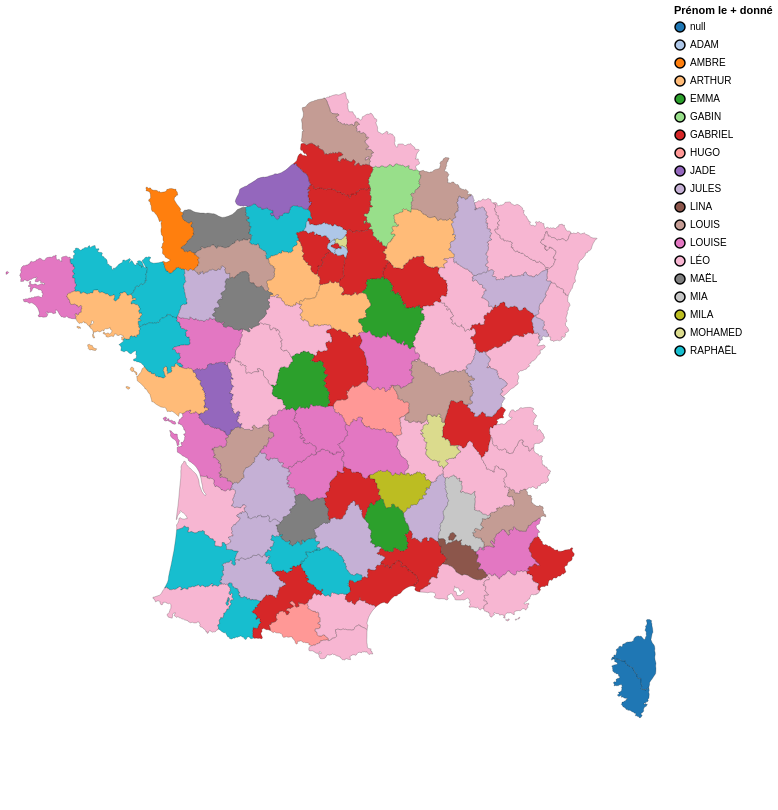

Notebook code for this chart:
### Code cell
chart

### Figure 1 — Vega specification as saved in the notebook (floating-point values rounded to 4 significant figures; data arrays with more than 128 entries replaced by an {"elided": "..."} marker saying what was removed)
{"$schema": "https://vega.github.io/schema/vega/v5.json", "data": [{"name": "data-e33c26d660002ed2a58f721ad97367f9", "format": {"type": "json", "property": "features"}, "values": {"type": "FeatureCollection", "features": [{"type": "Feature", "geometry": {"type": "Polygon", "coordinates": {"elided": "1x138x2 float values"}}, "properties": {"code": "01", "nom": "Ain"}}, {"type": "Feature", "geometry": {"type": "Polygon", "coordinates": {"elided": "1x185x2 float values"}}, "properties": {"code": "02", "nom": "Aisne"}}, {"type": "Feature", "geometry": {"type": "Polygon", "coordinates": {"elided": "1x166x2 float values"}}, "properties": {"code": "03", "nom": "Allier"}}, {"type": "Feature", "geometry": {"type": "Polygon", "coordinates": {"elided": "1x183x2 float values"}}, "properties": {"code": "04", "nom": "Alpes-de-Haute-Provence"}}, {"type": "Feature", "geometry": {"type": "Polygon", "coordinates": {"elided": "1x184x2 float values"}}, "properties": {"code": "05", "nom": "Hautes-Alpes"}}, {"type": "Feature", "geometry": {"type": "Polygon", "coordinates": {"elided": "1x132x2 float values"}}, "properties": {"code": "06", "nom": "Alpes-Maritimes"}}, {"type": "Feature", "geometry": {"type": "Polygon", "coordinates": {"elided": "1x138x2 float values"}}, "properties": {"code": "07", "nom": "Ardèche"}}, {"type": "Feature", "geometry": {"type": "Polygon", "coordinates": {"elided": "1x135x2 float values"}}, "properties": {"code": "08", "nom": "Ardennes"}}, {"type": "Feature", "geometry": {"type": "Polygon", "coordinates": {"elided": "1x149x2 float values"}}, "properties": {"code": "09", "nom": "Ariège"}}, {"type": "Feature", "geometry": {"type": "Polygon", "coordinates": {"elided": "1x142x2 float values"}}, "properties": {"code": "10", "nom": "Aube"}}, {"type": "Feature", "geometry": {"type": "Polygon", "coordinates": {"elided": "1x145x2 float values"}}, "properties": {"code": "11", "nom": "Aude"}}, {"type": "Feature", "geometry": {"type": "Polygon", "coordinates": {"elided": "1x189x2 float values"}}, "properties": {"code": "12", "nom": "Aveyron"}}, {"type": "Feature", "geometry": {"type": "Polygon", "coordinates": {"elided": "2 rows, 298 float values in total"}}, "properties": {"code": "13", "nom": "Bouches-du-Rhône"}}, {"type": "Feature", "geometry": {"type": "Polygon", "coordinates": {"elided": "1x128x2 float values"}}, "properties": {"code": "14", "nom": "Calvados"}}, {"type": "Feature", "geometry": {"type": "Polygon", "coordinates": {"elided": "1x160x2 float values"}}, "properties": {"code": "15", "nom": "Cantal"}}, {"type": "Feature", "geometry": {"type": "Polygon", "coordinates": {"elided": "1x146x2 float values"}}, "properties": {"code": "16", "nom": "Charente"}}, {"type": "Feature", "geometry": {"type": "MultiPolygon", "coordinates": {"elided": "3 rows, 438 float values in total"}}, "properties": {"code": "17", "nom": "Charente-Maritime"}}, {"type": "Feature", "geometry": {"type": "Polygon", "coordinates": {"elided": "1x156x2 float values"}}, "properties": {"code": "18", "nom": "Cher"}}, {"type": "Feature", "geometry": {"type": "Polygon", "coordinates": {"elided": "1x148x2 float values"}}, "properties": {"code": "19", "nom": "Corrèze"}}, {"type": "Feature", "geometry": {"type": "MultiPolygon", "coordinates": {"elided": "2 rows, 344 float values in total"}}, "properties": {"code": "21", "nom": "Côte-d'Or"}}, {"type": "Feature", "geometry": {"type": "Polygon", "coordinates": {"elided": "1x172x2 float values"}}, "properties": {"code": "22", "nom": "Côtes-d'Armor"}}, {"type": "Feature", "geometry": {"type": "Polygon", "coordinates": {"elided": "1x129x2 float values"}}, "properties": {"code": "23", "nom": "Creuse"}}, {"type": "Feature", "geometry": {"type": "Polygon", "coordinates": {"elided": "1x179x2 float values"}}, "properties": {"code": "24", "nom": "Dordogne"}}, {"type": "Feature", "geometry": {"type": "Polygon", "coordinates": {"elided": "1x144x2 float values"}}, "properties": {"code": "25", "nom": "Doubs"}}, {"type": "Feature", "geometry": {"type": "Polygon", "coordinates": {"elided": "2 rows, 380 float values in total"}}, "properties": {"code": "26", "nom": "Drôme"}}, {"type": "Feature", "geometry": {"type": "Polygon", "coordinates": {"elided": "1x150x2 float values"}}, "properties": {"code": "27", "nom": "Eure"}}, {"type": "Feature", "geometry": {"type": "Polygon", "coordinates": {"elided": "1x145x2 float values"}}, "properties": {"code": "28", "nom": "Eure-et-Loir"}}, {"type": "Feature", "geometry": {"type": "MultiPolygon", "coordinates": {"elided": "2 rows, 450 float values in total"}}, "properties": {"code": "29", "nom": "Finistère"}}, {"type": "Feature", "geometry": {"type": "Polygon", "coordinates": {"elided": "1x152x2 float values"}}, "properties": {"code": "2A", "nom": "Corse-du-Sud"}}, {"type": "Feature", "geometry": {"type": "Polygon", "coordinates": {"elided": "1x115x2 float values"}}, "properties": {"code": "2B", "nom": "Haute-Corse"}}, {"type": "Feature", "geometry": {"type": "Polygon", "coordinates": {"elided": "1x182x2 float values"}}, "properties": {"code": "30", "nom": "Gard"}}, {"type": "Feature", "geometry": {"type": "Polygon", "coordinates": {"elided": "1x244x2 float values"}}, "properties": {"code": "31", "nom": "Haute-Garonne"}}, {"type": "Feature", "geometry": {"type": "Polygon", "coordinates": {"elided": "1x160x2 float values"}}, "properties": {"code": "32", "nom": "Gers"}}, {"type": "Feature", "geometry": {"type": "Polygon", "coordinates": {"elided": "1x178x2 float values"}}, "properties": {"code": "33", "nom": "Gironde"}}, {"type": "Feature", "geometry": {"type": "Polygon", "coordinates": {"elided": "1x136x2 float values"}}, "properties": {"code": "34", "nom": "Hérault"}}, {"type": "Feature", "geometry": {"type": "MultiPolygon", "coordinates": {"elided": "2 rows, 346 float values in total"}}, "properties": {"code": "35", "nom": "Ille-et-Vilaine"}}, {"type": "Feature", "geometry": {"type": "Polygon", "coordinates": {"elided": "1x143x2 float values"}}, "properties": {"code": "36", "nom": "Indre"}}, {"type": "Feature", "geometry": {"type": "Polygon", "coordinates": {"elided": "1x144x2 float values"}}, "properties": {"code": "37", "nom": "Indre-et-Loire"}}, {"type": "Feature", "geometry": {"type": "Polygon", "coordinates": {"elided": "1x187x2 float values"}}, "properties": {"code": "38", "nom": "Isère"}}, {"type": "Feature", "geometry": {"type": "Polygon", "coordinates": {"elided": "1x144x2 float values"}}, "properties": {"code": "39", "nom": "Jura"}}, {"type": "Feature", "geometry": {"type": "Polygon", "coordinates": {"elided": "1x135x2 float values"}}, "properties": {"code": "40", "nom": "Landes"}}, {"type": "Feature", "geometry": {"type": "Polygon", "coordinates": {"elided": "1x171x2 float values"}}, "properties": {"code": "41", "nom": "Loir-et-Cher"}}, {"type": "Feature", "geometry": {"type": "Polygon", "coordinates": {"elided": "1x156x2 float values"}}, "properties": {"code": "42", "nom": "Loire"}}, {"type": "Feature", "geometry": {"type": "Polygon", "coordinates": {"elided": "1x134x2 float values"}}, "properties": {"code": "43", "nom": "Haute-Loire"}}, {"type": "Feature", "geometry": {"type": "Polygon", "coordinates": {"elided": "1x180x2 float values"}}, "properties": {"code": "44", "nom": "Loire-Atlantique"}}, {"type": "Feature", "geometry": {"type": "Polygon", "coordinates": {"elided": "1x160x2 float values"}}, "properties": {"code": "45", "nom": "Loiret"}}, {"type": "Feature", "geometry": {"type": "Polygon", "coordinates": {"elided": "1x133x2 float values"}}, "properties": {"code": "46", "nom": "Lot"}}, {"type": "Feature", "geometry": {"type": "Polygon", "coordinates": {"elided": "1x147x2 float values"}}, "properties": {"code": "47", "nom": "Lot-et-Garonne"}}, {"type": "Feature", "geometry": {"type": "Polygon", "coordinates": {"elided": "1x119x2 float values"}}, "properties": {"code": "48", "nom": "Lozère"}}, {"type": "Feature", "geometry": {"type": "Polygon", "coordinates": {"elided": "1x173x2 float values"}}, "properties": {"code": "49", "nom": "Maine-et-Loire"}}, {"type": "Feature", "geometry": {"type": "Polygon", "coordinates": {"elided": "1x161x2 float values"}}, "properties": {"code": "50", "nom": "Manche"}}, {"type": "Feature", "geometry": {"type": "Polygon", "coordinates": {"elided": "1x178x2 float values"}}, "properties": {"code": "51", "nom": "Marne"}}, {"type": "Feature", "geometry": {"type": "Polygon", "coordinates": {"elided": "1x158x2 float values"}}, "properties": {"code": "52", "nom": "Haute-Marne"}}, {"type": "Feature", "geometry": {"type": "Polygon", "coordinates": {"elided": "1x135x2 float values"}}, "properties": {"code": "53", "nom": "Mayenne"}}, {"type": "Feature", "geometry": {"type": "Polygon", "coordinates": {"elided": "1x202x2 float values"}}, "properties": {"code": "54", "nom": "Meurthe-et-Moselle"}}, {"type": "Feature", "geometry": {"type": "Polygon", "coordinates": {"elided": "1x152x2 float values"}}, "properties": {"code": "55", "nom": "Meuse"}}, {"type": "Feature", "geometry": {"type": "MultiPolygon", "coordinates": {"elided": "3 rows, 474 float values in total"}}, "properties": {"code": "56", "nom": "Morbihan"}}, {"type": "Feature", "geometry": {"type": "Polygon", "coordinates": {"elided": "1x202x2 float values"}}, "properties": {"code": "57", "nom": "Moselle"}}, {"type": "Feature", "geometry": {"type": "Polygon", "coordinates": {"elided": "1x143x2 float values"}}, "properties": {"code": "58", "nom": "Nièvre"}}, {"type": "Feature", "geometry": {"type": "MultiPolygon", "coordinates": {"elided": "2 rows, 400 float values in total"}}, "properties": {"code": "59", "nom": "Nord"}}, {"type": "Feature", "geometry": {"type": "Polygon", "coordinates": {"elided": "1x162x2 float values"}}, "properties": {"code": "60", "nom": "Oise"}}, {"type": "Feature", "geometry": {"type": "Polygon", "coordinates": {"elided": "1x163x2 float values"}}, "properties": {"code": "61", "nom": "Orne"}}, {"type": "Feature", "geometry": {"type": "Polygon", "coordinates": {"elided": "2 rows, 332 float values in total"}}, "properties": {"code": "62", "nom": "Pas-de-Calais"}}, {"type": "Feature", "geometry": {"type": "Polygon", "coordinates": {"elided": "1x152x2 float values"}}, "properties": {"code": "63", "nom": "Puy-de-Dôme"}}, {"type": "Feature", "geometry": {"type": "Polygon", "coordinates": {"elided": "3 rows, 370 float values in total"}}, "properties": {"code": "64", "nom": "Pyrénées-Atlantiques"}}, {"type": "Feature", "geometry": {"type": "MultiPolygon", "coordinates": {"elided": "3 rows, 314 float values in total"}}, "properties": {"code": "65", "nom": "Hautes-Pyrénées"}}, {"type": "Feature", "geometry": {"type": "Polygon", "coordinates": {"elided": "2 rows, 246 float values in total"}}, "properties": {"code": "66", "nom": "Pyrénées-Orientales"}}, {"type": "Feature", "geometry": {"type": "Polygon", "coordinates": {"elided": "1x136x2 float values"}}, "properties": {"code": "67", "nom": "Bas-Rhin"}}, {"type": "Feature", "geometry": {"type": "Polygon", "coordinates": {"elided": "1x87x2 float values"}}, "properties": {"code": "68", "nom": "Haut-Rhin"}}, {"type": "Feature", "geometry": {"type": "Polygon", "coordinates": {"elided": "1x123x2 float values"}}, "properties": {"code": "69", "nom": "Rhône"}}, {"type": "Feature", "geometry": {"type": "Polygon", "coordinates": {"elided": "1x137x2 float values"}}, "properties": {"code": "70", "nom": "Haute-Saône"}}, {"type": "Feature", "geometry": {"type": "Polygon", "coordinates": {"elided": "1x200x2 float values"}}, "properties": {"code": "71", "nom": "Saône-et-Loire"}}, {"type": "Feature", "geometry": {"type": "Polygon", "coordinates": {"elided": "1x137x2 float values"}}, "properties": {"code": "72", "nom": "Sarthe"}}, {"type": "Feature", "geometry": {"type": "Polygon", "coordinates": {"elided": "1x162x2 float values"}}, "properties": {"code": "73", "nom": "Savoie"}}, {"type": "Feature", "geometry": {"type": "Polygon", "coordinates": {"elided": "1x122x2 float values"}}, "properties": {"code": "74", "nom": "Haute-Savoie"}}, {"type": "Feature", "geometry": {"type": "Polygon", "coordinates": [[[2.416, 48.85], [2.462, 48.84], [2.463, 48.82], [2.438, 48.82], [2.401, 48.83], [2.364, 48.82], [2.332, 48.82], [2.279, 48.83], [2.224, 48.85], [2.232, 48.87], [2.258, 48.88], [2.277, 48.88], [2.32, 48.9], [2.385, 48.9], [2.414, 48.87], [2.416, 48.85]]]}, "properties": {"code": "75", "nom": "Paris"}}, {"type": "Feature", "geometry": {"type": "Polygon", "coordinates": {"elided": "1x126x2 float values"}}, "properties": {"code": "76", "nom": "Seine-Maritime"}}, {"type": "Feature", "geometry": {"type": "Polygon", "coordinates": {"elided": "1x142x2 float values"}}, "properties": {"code": "77", "nom": "Seine-et-Marne"}}, {"type": "Feature", "geometry": {"type": "Polygon", "coordinates": {"elided": "1x95x2 float values"}}, "properties": {"code": "78", "nom": "Yvelines"}}, {"type": "Feature", "geometry": {"type": "Polygon", "coordinates": {"elided": "1x166x2 float values"}}, "properties": {"code": "79", "nom": "Deux-Sèvres"}}, {"type": "Feature", "geometry": {"type": "Polygon", "coordinates": {"elided": "1x152x2 float values"}}, "properties": {"code": "80", "nom": "Somme"}}, {"type": "Feature", "geometry": {"type": "Polygon", "coordinates": {"elided": "1x147x2 float values"}}, "properties": {"code": "81", "nom": "Tarn"}}, {"type": "Feature", "geometry": {"type": "Polygon", "coordinates": {"elided": "1x163x2 float values"}}, "properties": {"code": "82", "nom": "Tarn-et-Garonne"}}, {"type": "Feature", "geometry": {"type": "MultiPolygon", "coordinates": {"elided": "4 rows, 334 float values in total"}}, "properties": {"code": "83", "nom": "Var"}}, {"type": "Feature", "geometry": {"type": "MultiPolygon", "coordinates": {"elided": "2 rows, 232 float values in total"}}, "properties": {"code": "84", "nom": "Vaucluse"}}, {"type": "Feature", "geometry": {"type": "MultiPolygon", "coordinates": {"elided": "3 rows, 340 float values in total"}}, "properties": {"code": "85", "nom": "Vendée"}}, {"type": "Feature", "geometry": {"type": "Polygon", "coordinates": {"elided": "1x165x2 float values"}}, "properties": {"code": "86", "nom": "Vienne"}}, {"type": "Feature", "geometry": {"type": "Polygon", "coordinates": {"elided": "1x159x2 float values"}}, "properties": {"code": "87", "nom": "Haute-Vienne"}}, {"type": "Feature", "geometry": {"type": "Polygon", "coordinates": {"elided": "1x148x2 float values"}}, "properties": {"code": "88", "nom": "Vosges"}}, {"type": "Feature", "geometry": {"type": "Polygon", "coordinates": {"elided": "1x176x2 float values"}}, "properties": {"code": "89", "nom": "Yonne"}}, {"type": "Feature", "geometry": {"type": "Polygon", "coordinates": [[[6.824, 47.81], [6.846, 47.82], [6.848, 47.8], [6.862, 47.79], [6.924, 47.77], [6.94, 47.77], [6.971, 47.75], [7.012, 47.74], [7.037, 47.72], [7.026, 47.7], [7.046, 47.67], [7.019, 47.65], [7.005, 47.62], [7.025, 47.59], [7.065, 47.6], [7.086, 47.59], [7.106, 47.55], [7.136, 47.54], [7.13, 47.5], [7.111, 47.49], [7.067, 47.49], [7.024, 47.5], [6.986, 47.49], [6.999, 47.45], [6.97, 47.45], [6.941, 47.43], [6.932, 47.46], [6.917, 47.47], [6.908, 47.49], [6.931, 47.5], [6.946, 47.51], [6.91, 47.53], [6.906, 47.55], [6.883, 47.56], [6.861, 47.55], [6.817, 47.55], [6.807, 47.56], [6.805, 47.58], [6.78, 47.63], [6.801, 47.64], [6.776, 47.67], [6.782, 47.69], [6.773, 47.71], [6.757, 47.72], [6.758, 47.75], [6.786, 47.78], [6.811, 47.8], [6.824, 47.81]]]}, "properties": {"code": "90", "nom": "Territoire de Belfort"}}, {"type": "Feature", "geometry": {"type": "Polygon", "coordinates": {"elided": "1x76x2 float values"}}, "properties": {"code": "91", "nom": "Essonne"}}, {"type": "Feature", "geometry": {"type": "Polygon", "coordinates": [[[2.291, 48.95], [2.327, 48.95], [2.336, 48.93], [2.32, 48.92], [2.32, 48.9], [2.277, 48.88], [2.258, 48.88], [2.232, 48.87], [2.224, 48.85], [2.279, 48.83], [2.332, 48.82], [2.319, 48.79], [2.326, 48.78], [2.309, 48.76], [2.321, 48.75], [2.314, 48.73], [2.265, 48.76], [2.233, 48.77], [2.227, 48.78], [2.203, 48.8], [2.183, 48.8], [2.177, 48.81], [2.152, 48.82], [2.146, 48.84], [2.153, 48.87], [2.168, 48.9], [2.201, 48.91], [2.269, 48.95], [2.291, 48.95]]]}, "properties": {"code": "92", "nom": "Hauts-de-Seine"}}, {"type": "Feature", "geometry": {"type": "Polygon", "coordinates": [[[2.553, 49.01], [2.58, 48.99], [2.572, 48.97], [2.589, 48.95], [2.592, 48.93], [2.587, 48.89], [2.568, 48.87], [2.593, 48.83], [2.592, 48.81], [2.534, 48.85], [2.482, 48.86], [2.416, 48.85], [2.414, 48.87], [2.385, 48.9], [2.32, 48.9], [2.32, 48.92], [2.336, 48.93], [2.327, 48.95], [2.291, 48.95], [2.299, 48.97], [2.333, 48.96], [2.344, 48.97], [2.385, 48.97], [2.407, 48.96], [2.459, 48.96], [2.467, 48.96], [2.515, 48.98], [2.532, 49.01], [2.553, 49.01]]]}, "properties": {"code": "93", "nom": "Seine-Saint-Denis"}}, {"type": "Feature", "geometry": {"type": "Polygon", "coordinates": [[[2.332, 48.82], [2.364, 48.82], [2.401, 48.83], [2.438, 48.82], [2.463, 48.82], [2.462, 48.84], [2.416, 48.85], [2.482, 48.86], [2.534, 48.85], [2.592, 48.81], [2.607, 48.77], [2.585, 48.74], [2.585, 48.73], [2.569, 48.71], [2.572, 48.69], [2.554, 48.69], [2.531, 48.7], [2.516, 48.73], [2.504, 48.74], [2.455, 48.72], [2.414, 48.72], [2.371, 48.72], [2.355, 48.74], [2.321, 48.75], [2.309, 48.76], [2.326, 48.78], [2.319, 48.79], [2.332, 48.82]]]}, "properties": {"code": "94", "nom": "Val-de-Marne"}}, {"type": "Feature", "geometry": {"type": "Polygon", "coordinates": {"elided": "1x73x2 float values"}}, "properties": {"code": "95", "nom": "Val-d'Oise"}}]}}, {"name": "source_0", "values": {"elided": "11640 records"}}, {"name": "data_0", "source": "data-e33c26d660002ed2a58f721ad97367f9", "transform": [{"type": "lookup", "from": "source_0", "fields": ["properties.code"], "values": ["annais", "dpt", "top1_name", "top2_name", "top3_name", "top4_name", "top5_name", "top1_pct", "top2_pct", "top3_pct", "top4_pct", "top5_pct"], "key": "dpt"}, {"type": "filter", "expr": "!!year"}]}, {"name": "data_0_color_domain_top1_name", "source": "data_0", "transform": [{"type": "aggregate", "groupby": ["top1_name"], "fields": [], "ops": [], "as": []}, {"type": "formula", "expr": "datum['top1_name']", "as": "sort_field"}, {"type": "project", "fields": ["top1_name"]}]}], "signals": [{"name": "year", "value": 2020, "bind": {"input": "range", "max": 2020, "min": 1900, "name": "Année", "step": 1}}], "marks": [{"type": "shape", "name": "marks", "from": {"data": "data_0"}, "encode": {"update": {"stroke": {"value": "black"}, "strokeWidth": {"value": 0.2}, "fill": {"field": "top1_name", "scale": "color"}, "tooltip": {"signal": "{\"1er prénom\": isValid(datum[\"top1_name\"]) ? datum[\"top1_name\"] : \"\"+datum[\"top1_name\"], \"%\": format(datum[\"top1_pct\"], \"\"), \"2ᵉ prénom\": isValid(datum[\"top2_name\"]) ? datum[\"top2_name\"] : \"\"+datum[\"top2_name\"], \"3ᵉ prénom\": isValid(datum[\"top3_name\"]) ? datum[\"top3_name\"] : \"\"+datum[\"top3_name\"], \"4ᵉ prénom\": isValid(datum[\"top4_name\"]) ? datum[\"top4_name\"] : \"\"+datum[\"top4_name\"], \"5ᵉ prénom\": isValid(datum[\"top5_name\"]) ? datum[\"top5_name\"] : \"\"+datum[\"top5_name\"]}"}}}, "transform": [{"type": "geoshape", "projection": "projection"}], "style": ["geoshape"]}], "scales": [{"name": "color", "type": "ordinal", "domain": {"data": "data_0_color_domain_top1_name", "field": "top1_name", "sort": true}, "range": {"scheme": "category20"}}], "projections": [{"name": "projection", "fit": {"signal": "data('data_0')"}, "size": {"signal": "[width, height]"}, "type": "mercator"}], "style": "view", "height": 800, "padding": 5, "width": 650, "legends": [{"title": "Prénom le + donné", "fill": "color", "symbolType": "circle", "encode": {"symbols": {"update": {"stroke": {"value": "black"}}}}}], "background": "white"}
